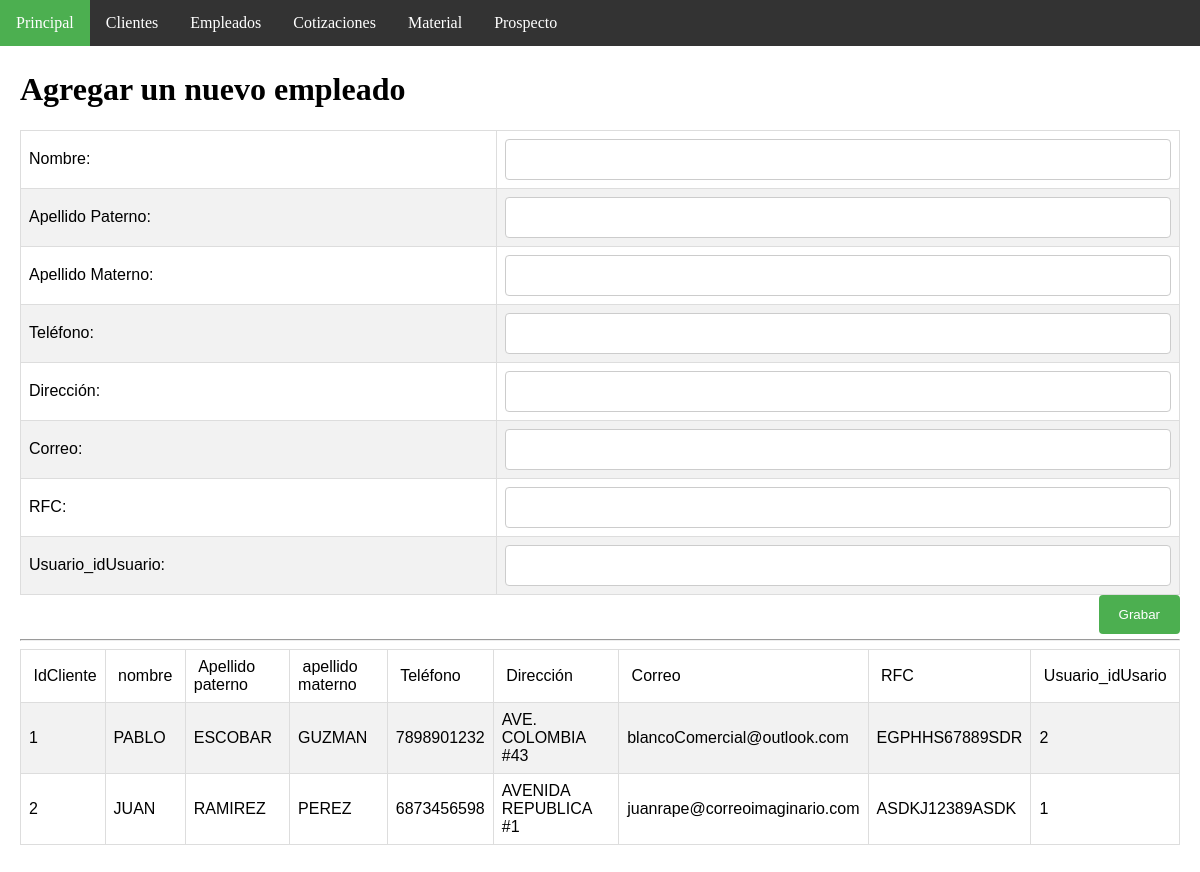
Before: /insertEmpleado.php (signed in) with the older database file.
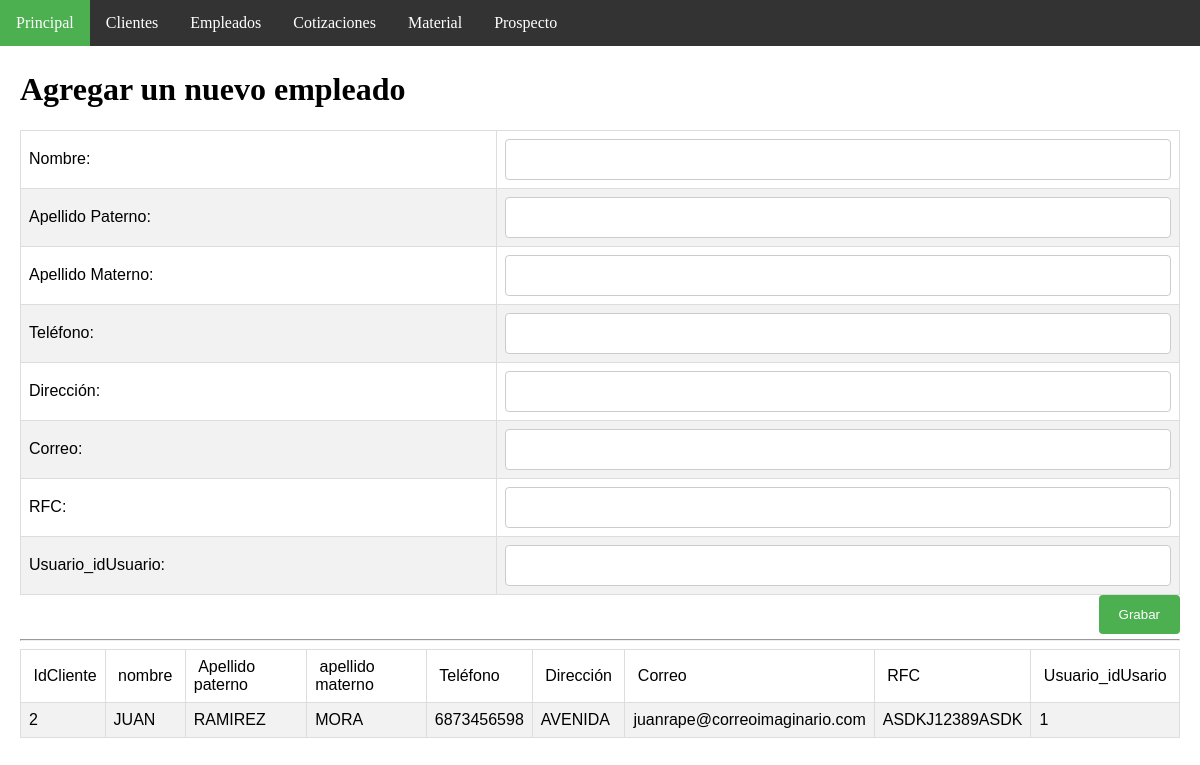
After: the same page with the newer database file.
### tables this page shows
CREATE TABLE `empleado` (
  `idEmpleado` int(11) NOT NULL AUTO_INCREMENT,
  `nombre` varchar(45) NOT NULL,
  `ape-pat` varchar(45) NOT NULL,
  `ape-mat` varchar(45) NOT NULL,
  `telefono` varchar(45) NOT NULL,
  `direccion` varchar(45) NOT NULL,
  `email` varchar(45) NOT NULL,
  `rfc` varchar(45) NOT NULL,
  `Usuario_idUsuario` int(11) NOT NULL,
  PRIMARY KEY (`idEmpleado`,`Usuario_idUsuario`),
  KEY `fk_Empleado_Usuario1_idx` (`Usuario_idUsuario`),
  CONSTRAINT `fk_Empleado_Usuario1` FOREIGN KEY (`Usuario_idUsuario`) REFERENCES `usuario` (`idUsuario`) ON DELETE NO ACTION ON UPDATE NO ACTION
);

### insertEmpleado.php (the view, shortened to what this page needs)
<!DOCTYPE html>
<html>
<head>
   <link rel="stylesheet" type="text/css" href="css/page_style.css">
</head>
<body>
<ul>
  <li><a class="active" href="indexAdmin.php">Principal</a></li>
  <li><a href="clienteAdmon.php">Clientes</a></li>
  <li><a href="empleadoAdmon.php">Empleados</a></li>
  <li><a href="cotizacionAdmon.php">Cotizaciones</a></li>
  <li><a href="materialAdmon.php">Material</a></li>
  <li><a href="prospectoAdmon.php">Prospecto</a></li>
</ul>
<div style="padding:20px;margin-top:30px;height:1500px;">
<h1>Agregar un nuevo empleado</h1>
<form action="insertEmpleadoDb.php" method="post">
<table>
<tr>
   <td>Nombre:</td>
   <td><input type="text" name="nombre" size="20" maxlength="30"></td>
</tr>
<tr>
   <td>Apellido Paterno:</td>
   <td><input type="text" name="a_p" size="20" maxlength="30"></td>
</tr>
<tr>
   <td>Apellido Materno:</td>
   <td><input type="text" name="a_m" size="20" maxlength="30"></td>
</tr>
<tr>
   <td>Teléfono:</td>
   <td><input type="text" name="tel" size="20" maxlength="30"></td>
</tr>
<tr>
   <td>Dirección:</td>
   <td><input type="text" name="dire" size="20" maxlength="30"></td>
</tr>
<tr>
   <td>Correo:</td>
   <td><input type="text" name="email" size="20" maxlength="30"></td>
</tr>
<tr>
   <td>RFC:</td>
   <td><input type="text" name="rfc" size="20" maxlength="30"></td>
</tr>
<tr>
   <td>Usuario_idUsuario:</td>
   <td><input type="text" name="idu" size="20" maxlength="30"></td>
</tr>
</table>
<input type="submit" name="accion" value="Grabar">
<br><br>
</FORM>
<hr>
<?php
   $link=Conectarse();
   $query="select * from empleado";
   $result=mysqli_query($link,$query);
?>
<center>
 <table>
     <tr>
         <td >&nbsp;IdCliente</td>
         <td>&nbsp;nombre&nbsp;</td>
         <td>&nbsp;Apellido paterno&nbsp;</td>
         <td>&nbsp;apellido materno&nbsp;</td>
         <td>&nbsp;Teléfono&nbsp;</td>
         <td>&nbsp;Dirección&nbsp;</td>
         <td>&nbsp;Correo&nbsp;</td>
         <td>&nbsp;RFC&nbsp;</td>
         <td>&nbsp;Usuario_idUsario&nbsp;</td>
      </tr>
<?php
   while($row = mysqli_fetch_array($result)) {
echo "<tr><td>".$row["idEmpleado"]."</td>";
echo "<td >".$row["nombre"]."</td>";
echo "<td>".$row["ape-pat"]."</td>";
echo "<td>".$row["ape-mat"]."</td>";
echo "<td>".$row["telefono"]."</td>";
echo "<td>".$row["direccion"]."</td>";
echo "<td>".$row["email"]."</td>";
echo "<td>".$row["rfc"]."</td>";
echo "<td>".$row["Usuario_idUsuario"]."</td>";
   }
?>
</table> </center>
</div>
</body>
</html>

Changed rows visible on the page:
removed empleado: idEmpleado "1", nombre "PABLO", value "ESCOBAR", value "GUZMAN", telefono "7898901232", direccion "AVE. COLOMBIA #43", email "blancoComercial@outlook.com", rfc "EGPHHS67889SDR", Usuario_idUsuario "2"
changed empleado "JUAN": value "PEREZ" → "MORA"; direccion "AVENIDA REPUBLICA #1" → "AVENIDA"
